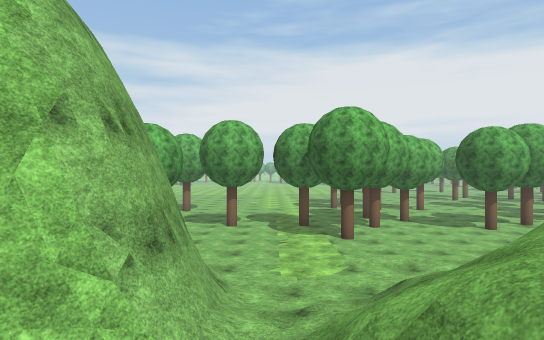
view 1 (above)

24 first-person views from a walk through a Unity game level. The camera is 1.4 m above the floor, looks level and sees 80° across. The floor is counted in squares, 2 m on a side. Each view is taken from the middle of a square. On the plan, view 1 faces up. The plan holds only what a view shows up to about 10 squares ahead; the rest is blank. The place goes on beyond the plan. Some trees and plants on the terrain are drawn as simple stand-ins. Surface patterns are stand-ins for the level's own textures.

view 2
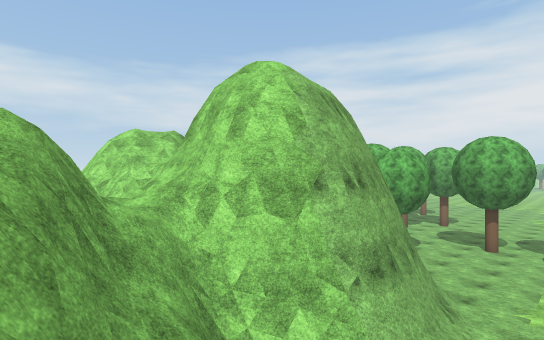

view 3
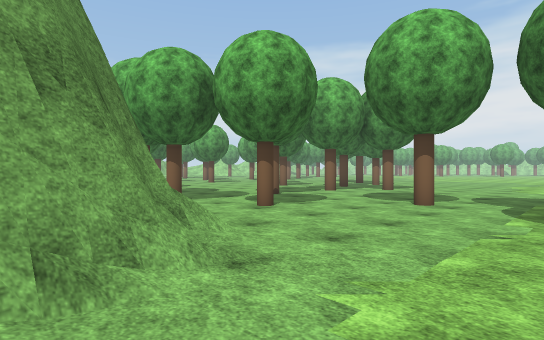

view 4
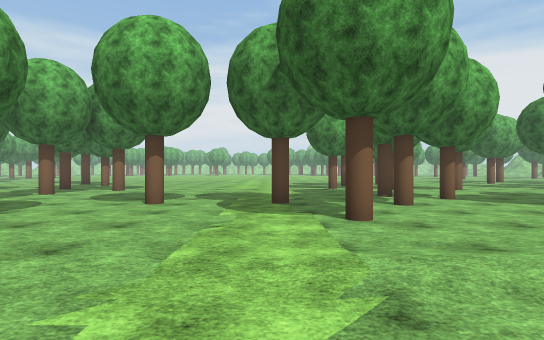

view 5
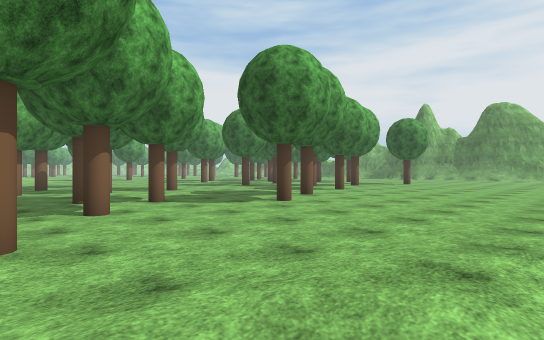

view 6
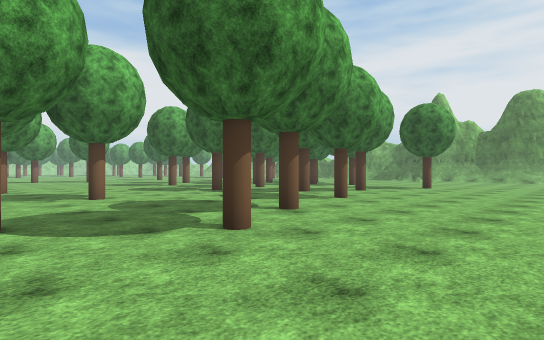

view 7
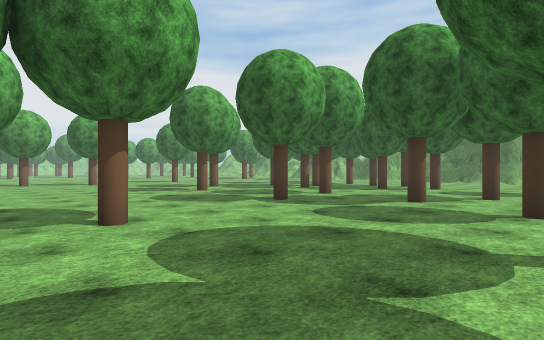

view 8
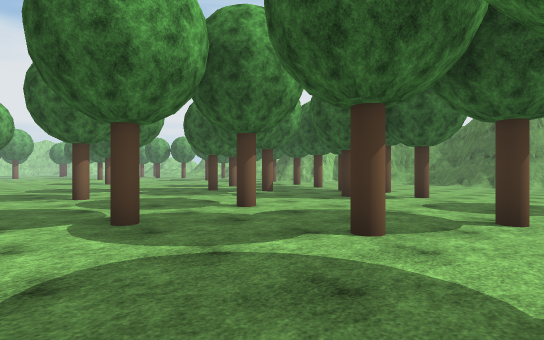

view 9
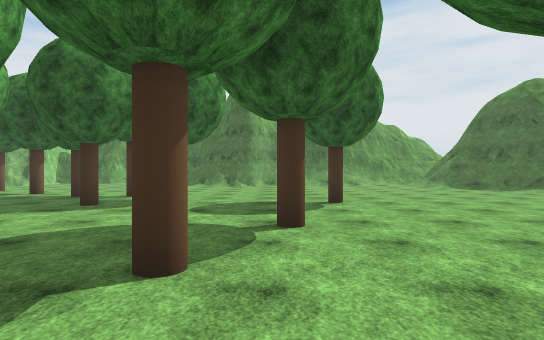

view 10
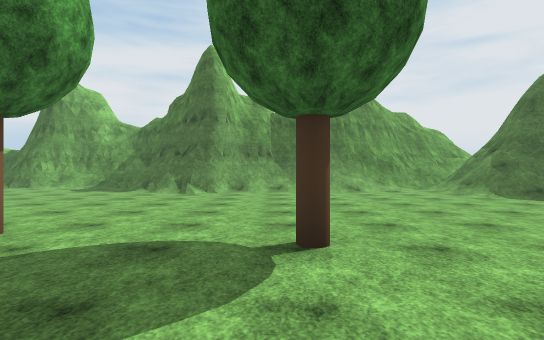

view 11
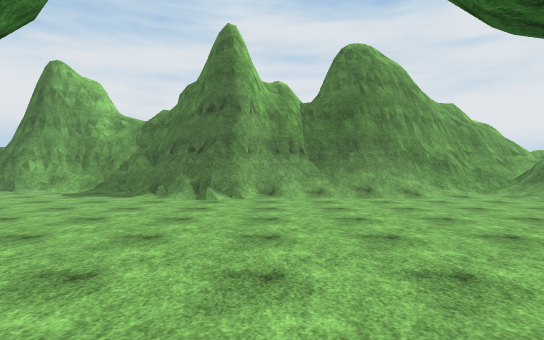

view 12
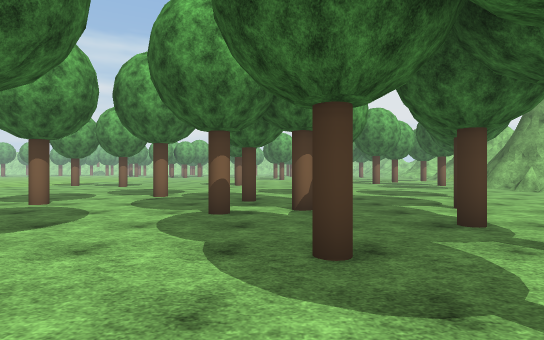

view 13
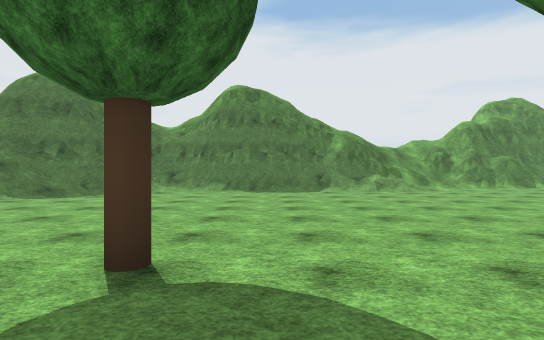

view 14
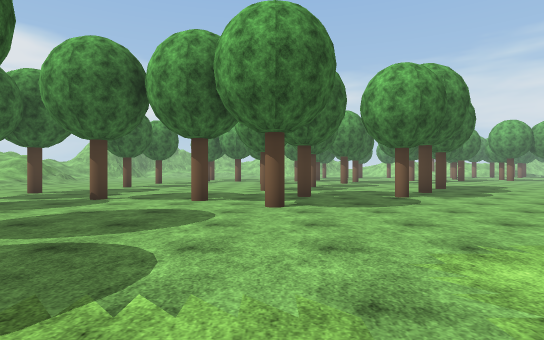

view 15
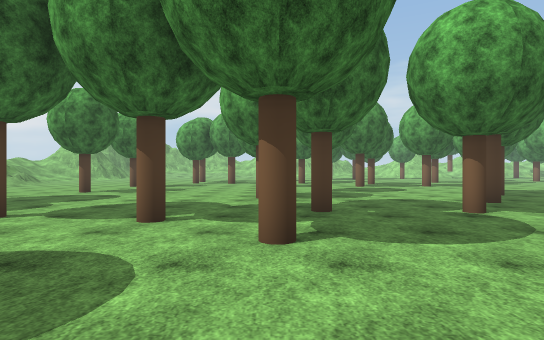

view 16
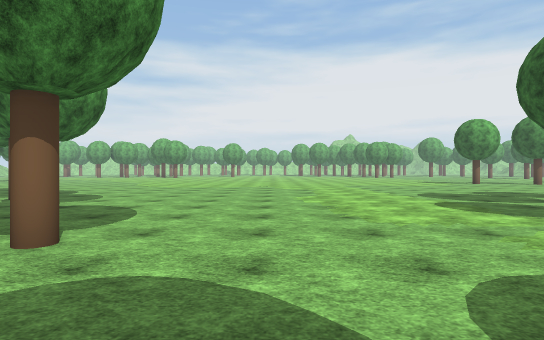

view 17
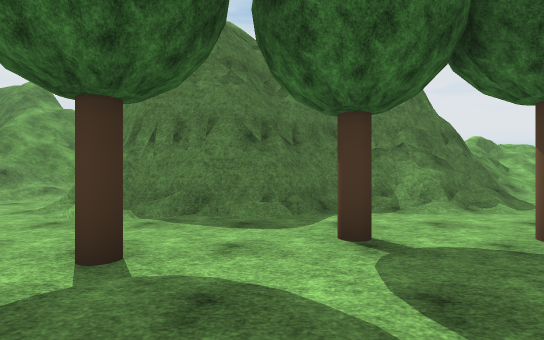

view 18
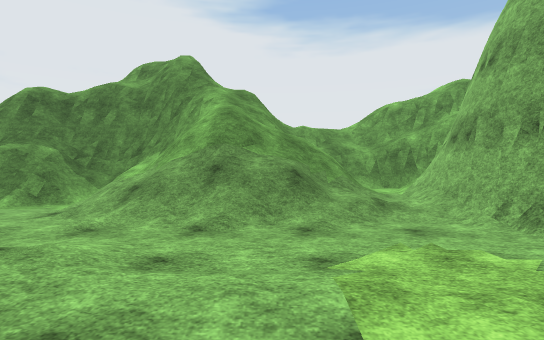

view 19
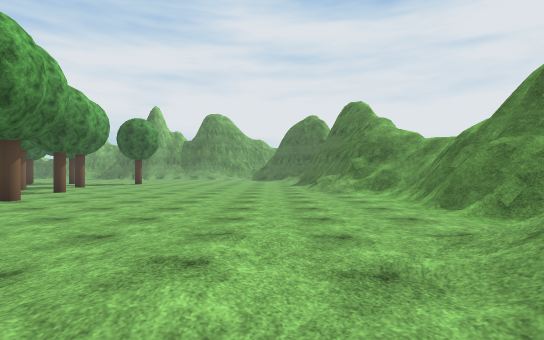

view 20
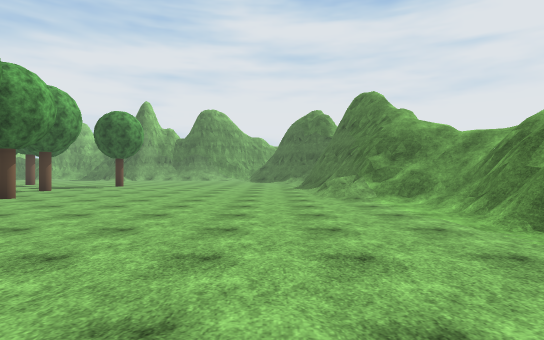

view 21
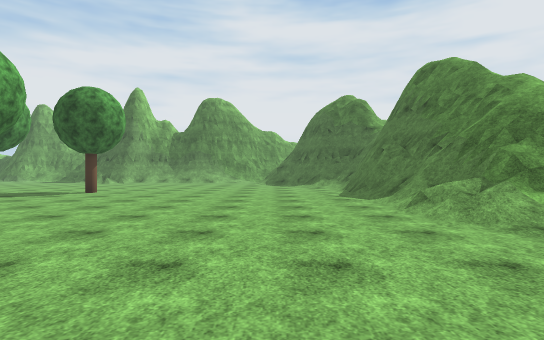

view 22
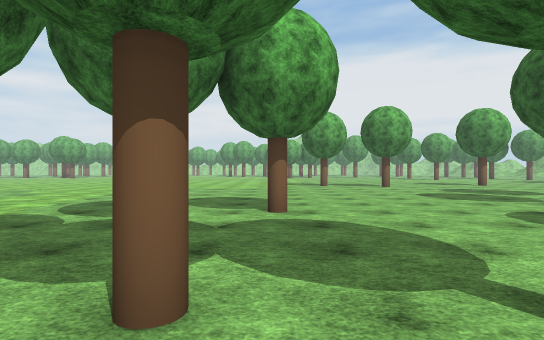

view 23
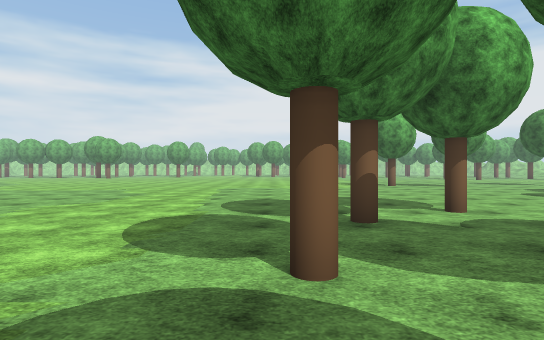

view 24
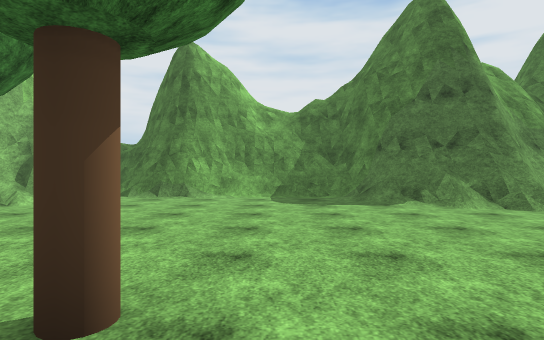

### Floor plan
Key: @ floor where view 1 was taken; # wall or solid block; x gap in a wall; . main floor; : floor 7.25 m higher than the main floor; / step, stairs or slope; = window, fence, low wall or low ledge; v drop or lower ground; O other object.
Columns run from 11 left of view 1 to 29 right of it. Each row starts with its distance up from view 1.
 25        ....................    ... ..###
 24        ..................O... O........#
 23  ............................ ...O..../#
 22  O.....................O..... ......../##
 21 ...O.............O...........O.O......./#
 20 ...........................O...........##
 19 ...............O..............O........##
 18 O........................O..OO. .....//#
 17 ....O.........O.O....................###
 16   O....O...........O.........O....../##
 15 ........................O.........../##
 14 ...............O..........O........./##
 13 ................O......O.....O....../=#
 12 .....O....O.O.......O...............//#
 11 ..................O.................//#
 10 O............O......................./#
  9 ...O.O.O............................./#
  8    ...................................#
  7   ....###/...///................../=###
  6  //==######..../................///##
  5 ./####   ##.////................ ###
  4 /##vv    ##//////......//==###
  3 =  :v#   ##//////.===///=#=###
  2    v######//=//=//=##=//=/xv##
  1    ## =###=/ //#####v/////x
  0        ===/@/v/==v =
 -1        //////  ###

Where each view was taken, in squares from view 1:
view 1: 0 up, 0 right, facing up
view 2: 1 down, 1 right, facing up-left
view 3: 5 up, 1 right, facing up-left
view 4: 5 up, 1 right, facing up
view 5: 6 up, 2 right, facing up-right
view 6: 8 up, 5 right, facing up-right
view 7: 12 up, 6 right, facing up-right
view 8: 13 up, 10 right, facing up-right
view 9: 14 up, 11 right, facing right
view 10: 13 up, 15 right, facing right
view 11: 14 up, 17 right, facing right
view 12: 15 up, 17 right, facing up
view 13: 15 up, 17 right, facing down
view 14: 16 up, 2 right, facing left
view 15: 16 up, 1 left, facing left
view 16: 13 up, 2 left, facing up
view 17: 12 up, 5 left, facing down
view 18: 9 up, 2 right, facing down
view 19: 6 up, 2 right, facing right
view 20: 6 up, 4 right, facing right
view 21: 7 up, 8 right, facing right
view 22: 15 up, 6 right, facing up
view 23: 15 up, 3 right, facing up
view 24: 20 up, 19 right, facing right
